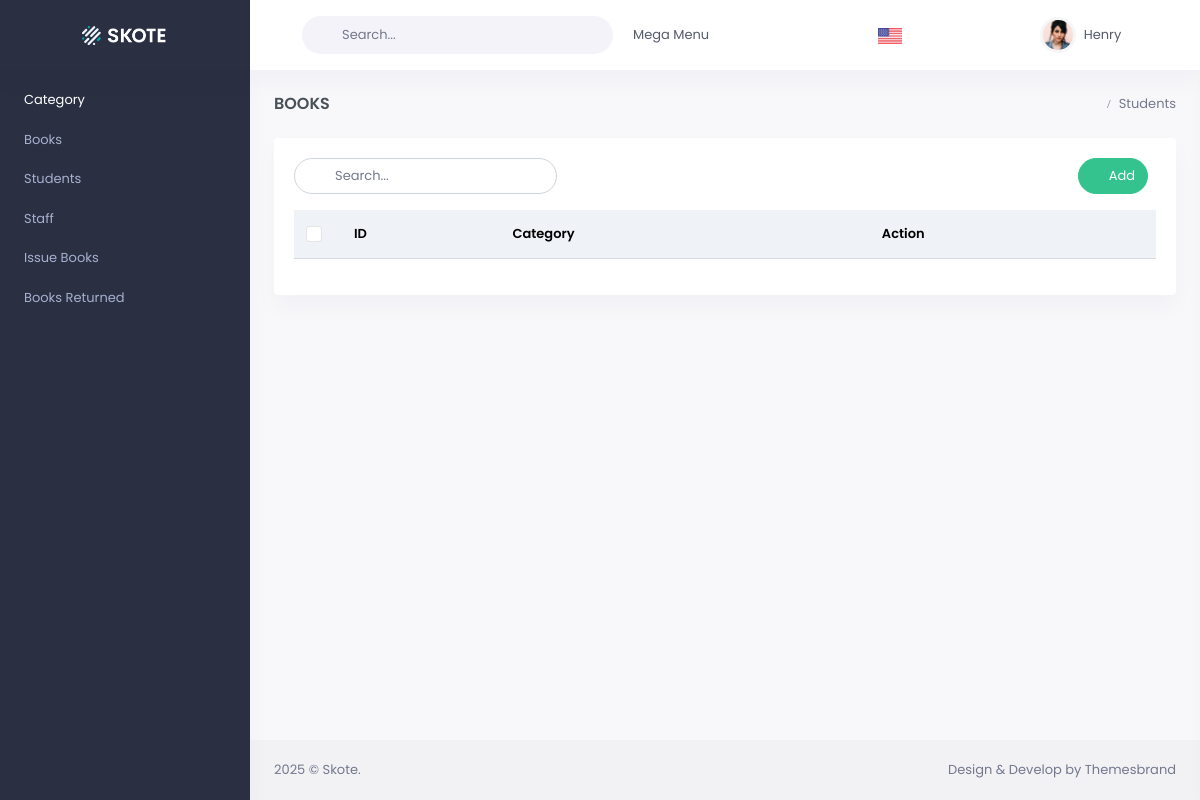
The app's page /category/, older data.
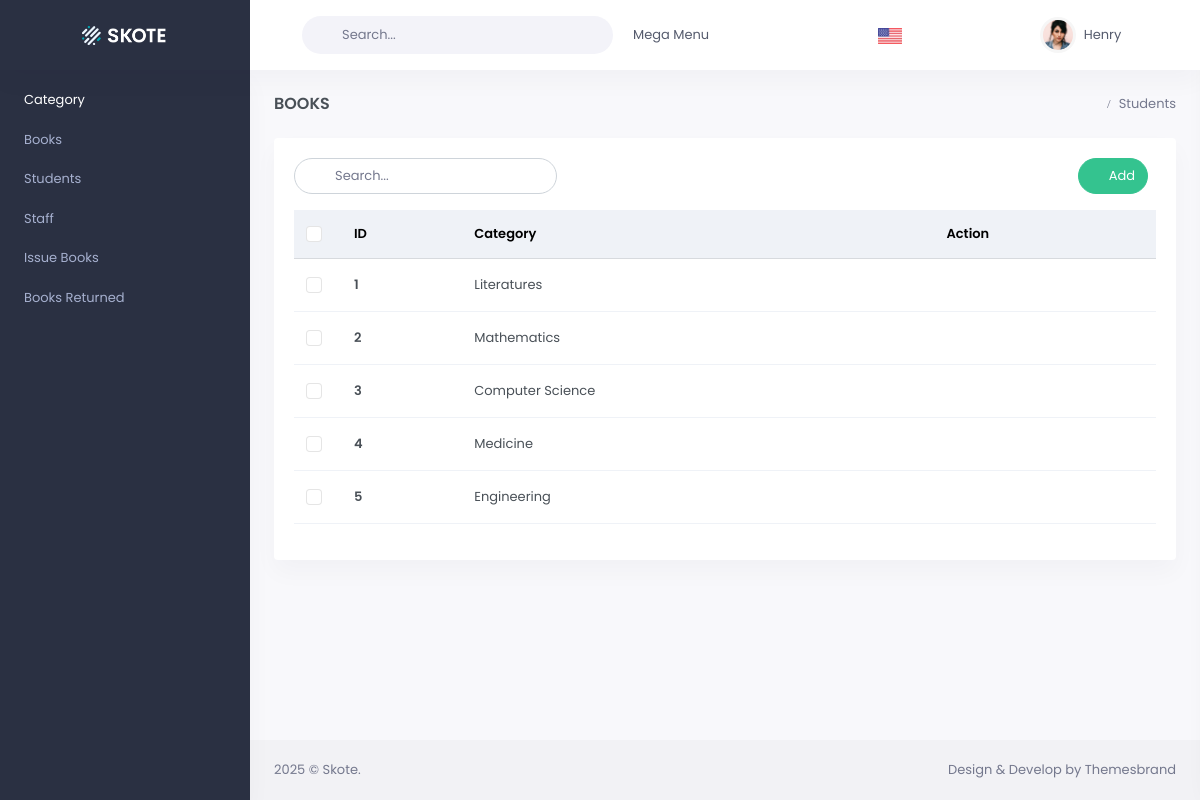
The same page, newer data.
### Page/models.py (models this page shows)
class Category(models.Model):
    subject = models.CharField(max_length=50, verbose_name="Subject")

### Page/views.py (the view)
# urls.py: path('category/', views.all_category,name='category'),
def all_category(request):
    category = Category.objects.all()
    return render(request, 'category.html', {'category': category})

### templates/category.html (shortened to what this page needs)
{% extends "layouts/base.html" %} {% load static %} {% block content %}
<body>
  <div class="main-content">
    <div class="page-content">
      <div class="container-fluid">
        <div class="row">
          <div class="col-12">
            <div class="page-title-box d-sm-flex align-items-center justify-content-between">
              <h4 class="mb-sm-0 font-size-18">Books</h4>
              <div class="page-title-right">
                <ol class="breadcrumb m-0">
                  <li class="breadcrumb-item active">Students</li>
                </ol>
              </div>
            </div>
          </div>
        </div>
        <div class="row">
          <div class="col-12">
            <div class="card">
              <div class="card-body">
                <div class="row mb-2">
                  <div class="col-sm-4">
                    <div class="search-box me-2 mb-2 d-inline-block">
                      <div class="position-relative">
                        <input type="text" class="form-control" placeholder="Search..." />
                        <i class="bx bx-search-alt search-icon"></i>
                      </div>
                    </div>
                  </div>
                  <div class="col-sm-8">
                    <div class="text-sm-end">
                      <button type="button" class="btn btn-success btn-rounded waves-effect waves-light mb-2 me-2"
                        onclick="addbtn()">
                        <i class="mdi mdi-plus me-1"></i> Add
                      </button>
                    </div>
                  </div>
                </div>
                <div class="table-responsive">
                  <table class="table align-middle table-nowrap table-check">
                    <thead class="table-light">
                      <tr>
                        <th style="width: 20px" class="align-middle">
                          <div class="form-check font-size-16">
                            <input class="form-check-input" type="checkbox" id="checkAll" />
                          </div>
                        </th>
                        <th class="align-middle">ID</th>
                        <th class="align-middle">Category</th>
                        <th class="align-middle">Action</th>
                      </tr>
                    </thead>
                    <tbody>
                      {% for category in category %}
                      <tr>
                        <td>
                          <div class="form-check font-size-16">
                            <input class="form-check-input" type="checkbox" id="orderidcheck09" />
                          </div>
                        </td>
                        <td>
                          <a href="javascript: void(0);" class="text-body fw-bold">{{category.id}}</a>
                        </td>
                        <td>{{category.subject}}</td>
                        <td>
                          <div class="d-flex gap-3">
                            <a href="javascript:void(0);" class="text-success"
                              onclick="editbtn('{{category.id}}', '{{category.subject}}')"><i
                                class="mdi mdi-pencil font-size-18"></i></a>
                            <a href="javascript:void(0);" class="text-danger" onclick="deletebtn('{{category.id}}')"><i
                                class="mdi mdi-delete font-size-18"></i></a>
                          </div>
                        </td>
                      </tr>
                      {% endfor %}
                    </tbody>
                  </table>
                </div>
              </div>
            </div>
          </div>
        </div>
      </div>
    </div>
  </div>
</body>
{% endblock %}

Row changes from the older to the newer data that the page shows:
added Category: id "1", subject "Literatures"
added Category: id "2", subject "Mathematics"
added Category: id "3", subject "Computer Science"
added Category: id "4", subject "Medicine"
added Category: id "5", subject "Engineering"
